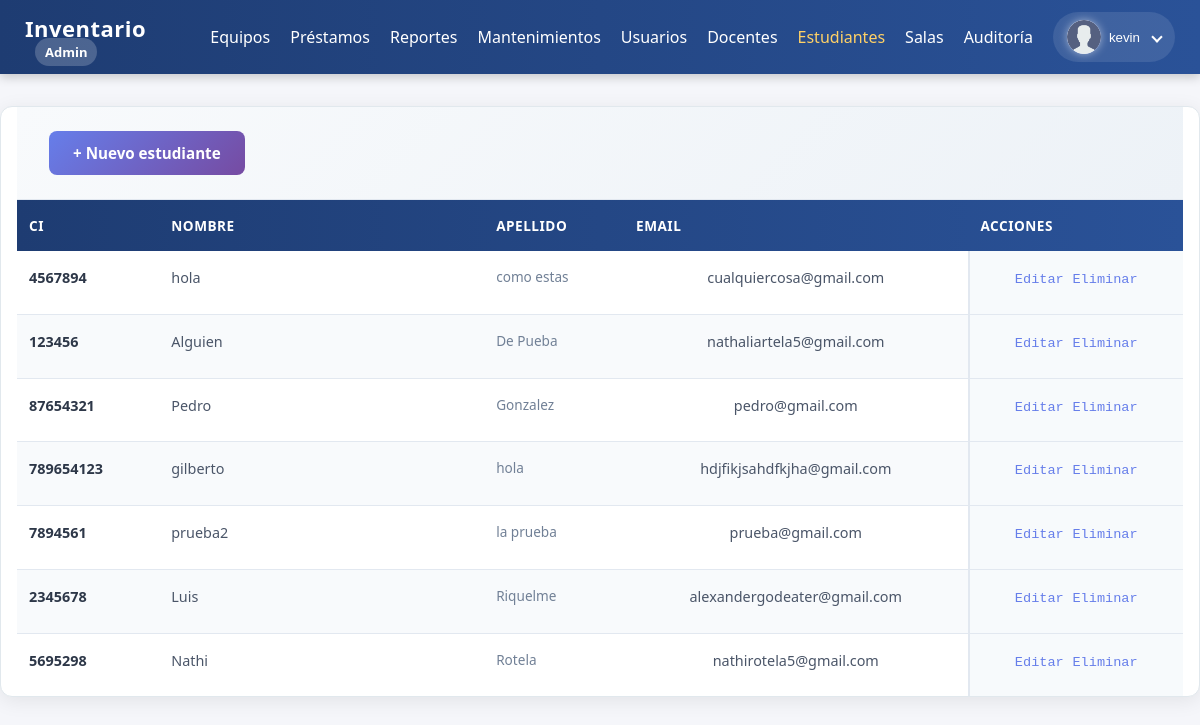
Page /public/estudiantes_listar.php (signed in) on the earlier database version.
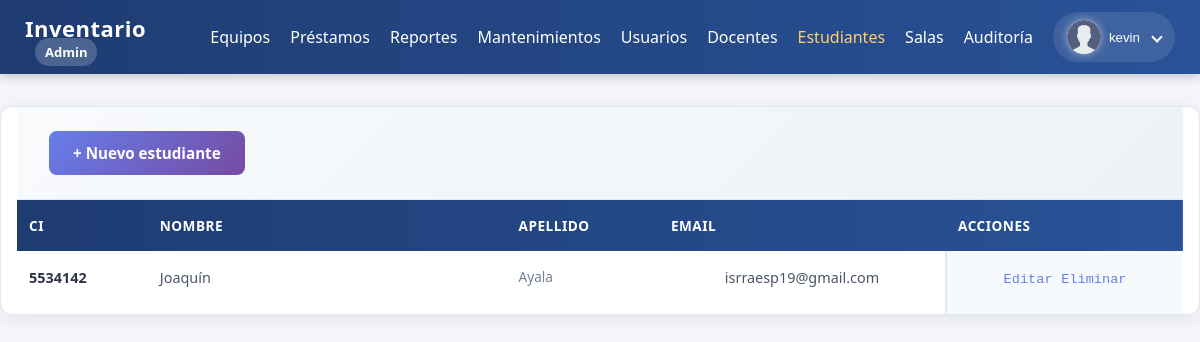
Same page on the later database version.
### tables this page shows
CREATE TABLE `estudiantes` (
  `id` int(11) NOT NULL,
  `ci` varchar(20) NOT NULL,
  `nombre` varchar(100) NOT NULL,
  `apellido` varchar(100) NOT NULL,
  `email` varchar(150) NOT NULL,
  `password_hash` varchar(255) NOT NULL,
  `creado_en` timestamp NOT NULL DEFAULT current_timestamp()
);

### init.php (called while the page is built, shortened)
<?php
function user()
{
  return $_SESSION['user'] ?? null;
}

### public/estudiantes_listar.php (the view, shortened to what this page needs)
<?php
require __DIR__ . '/../init.php';
$stmt = $mysqli->query("SELECT id, ci, nombre, apellido, email FROM estudiantes ORDER BY apellido, nombre");
$rows = $stmt->fetch_all(MYSQLI_ASSOC);
?>
<head>
    <link rel="stylesheet" href="../css/tabla_estudiantes_listar.css">
</head>
 <?php
  include __DIR__ . '/navbar.php';
  ?>
<div class="container">
    <div class="actions">
        <a class="btn" href="/inventario_uni/public/estudiantes_registro.php">+ Nuevo estudiante</a>
    </div>
    <table>
        <thead>
            <tr>
                <th>CI</th>
                <th>Nombre</th>
                <th>Apellido</th>
                <th>Email</th>
                <th>Acciones</th>
            </tr>
        </thead>
        <tbody>
            <?php if (!$rows): ?>
                <tr>
                    <td colspan="5">No hay estudiantes registrados.</td>
                </tr>
            <?php else: ?>
                <?php foreach ($rows as $r): ?>
                    <tr>
                        <td data-label="CI"><?= htmlspecialchars($r['ci']) ?></td>
                        <td data-label="Nombre"><?= htmlspecialchars($r['nombre']) ?></td>
                        <td data-label="Apellido"><?= htmlspecialchars($r['apellido']) ?></td>
                        <td data-label="Email"><?= htmlspecialchars($r['email']) ?></td>
                        <td data-label="Acciones">
                            <a class="btn btn-sm" href="/inventario_uni/public/estudiantes_editar_form.php?id=<?= $r['id'] ?>">Editar</a>
                            <a class="btn btn-sm btn-danger"
                                href="/inventario_uni/public/estudiantes_eliminar.php?id=<?= $r['id'] ?>"
                                onclick="return confirm('¿Seguro que deseas eliminar este estudiante?');">
                                Eliminar
                            </a>
                        </td>
                    </tr>
                <?php endforeach; ?>
            <?php endif; ?>
        </tbody>
    </table>
</div>

### public/navbar.php (shortened to what this page needs)
<?php
if (!isset($rol)) {
    $rol = user()['rol'];
}
function isActive($currentPage, $targetPage)
{
    return basename($_SERVER['PHP_SELF']) === $targetPage ? 'active' : '';
}
$currentPage = basename($_SERVER['PHP_SELF']);
?>
<!DOCTYPE html>
<html lang="es">
<head>
</head>
<body>
    <nav class="navbar">
        <div class="nav-container">
            <div class="nav-brand">
                <a href="/inventario_uni/" class="brand-link">Inventario</a>
                <span class="badge"><?= htmlspecialchars($rol) ?></span>
            </div>
            <ul class="nav-menu" id="nav-menu">
                <li class="nav-item"><a href="/inventario_uni/public/equipos_index.php" class="nav-link <?= isActive($currentPage, 'equipos_index.php') ?>">Equipos</a></li>
                <li class="nav-item"><a href="/inventario_uni/public/prestamos_index.php" class="nav-link <?= isActive($currentPage, 'prestamos_index.php') ?>">Préstamos</a></li>
                <?php if ($rol === 'admin'): ?>
                    <li class="nav-item"><a href="/inventario_uni/public/reportes.php" class="nav-link <?= isActive($currentPage, 'reportes.php') ?>">Reportes</a></li>
                    <li class="nav-item"><a href="/inventario_uni/public/mantenimientos.php" class="nav-link <?= isActive($currentPage, 'mantenimientos.php') ?>">Mantenimientos</a></li>
                    <li class="nav-item"><a href="/inventario_uni/public/usuarios_index.php" class="nav-link <?= isActive($currentPage, 'usuarios_index.php') ?>">Usuarios</a></li>
                <?php endif; ?>
                <li class="nav-item"><a href="/inventario_uni/public/docentes_listar.php" class="nav-link <?= isActive($currentPage, 'docentes_listar.php') ?>">Docentes</a></li>
                <li class="nav-item"><a href="/inventario_uni/public/estudiantes_listar.php" class="nav-link <?= isActive($currentPage, 'estudiantes_listar.php') ?>">Estudiantes</a></li>
                <?php if ($rol === 'admin'): ?>
                    <li class="nav-item"><a href="/inventario_uni/public/salas.php" class="nav-link <?= isActive($currentPage, 'salas.php') ?>">Salas</a></li>
                    <li class="nav-item"><a href="/inventario_uni/public/auditoria.php" class="nav-link <?= isActive($currentPage, 'auditoria.php') ?>">Auditoría</a></li>
                <?php endif; ?>
                <li class="nav-item nav-user">
                    <div class="user-dropdown">
                        <button class="user-btn">
                            <img src="/inventario_uni/img/user-icon.png" alt="Usuario" class="user-icon">
                            <span><?= htmlspecialchars(user()['nombre']) ?></span>
                            <i class="arrow"></i>
                        </button>
                    </div>
                </li>
            </ul>
        </div>
    </nav>
</body>
</html>

### css/tabla_estudiantes_listar.css (style rules this page uses)
.container { max-width: 1400px; margin: 2rem auto; padding: 0 1rem; background: white; border-radius: 12px; box-shadow: 0 4px 20px rgba(0, 0, 0, 0.08); border: 1px solid #e1e8ed; overflow: hidden; }
.actions { background: linear-gradient(135deg, #f8fafc 0%, #edf2f7 100%); padding: 1.5rem 2rem; border-bottom: 1px solid #e2e8f0; display: flex; justify-content: space-between; align-items: center; gap: 1rem; }
.actions .btn { background: linear-gradient(135deg, #667eea 0%, #764ba2 100%); color: white; text-decoration: none; padding: 0.75rem 1.5rem; border-radius: 8px; font-weight: 600; font-size: 0.95rem; transition: all 0.3s ease; display: inline-flex; align-items: center; gap: 0.5rem; border: none; cursor: pointer; }
table { width: 100%; border-collapse: collapse; font-size: 0.9rem; }
thead { background: linear-gradient(90deg, #1e3c72, #2a5298); color: #fff; }
th { color: white; padding: 1rem 0.75rem; text-align: left; font-weight: 600; font-size: 0.85rem; text-transform: uppercase; letter-spacing: 0.5px; white-space: nowrap; }
td { padding: 1rem 0.75rem; border-bottom: 1px solid #e2e8f0; color: #4a5568; vertical-align: top; line-height: 1.5; }
tbody tr:last-child td { border-bottom: none; }
.badge { padding: 0.3rem 0.75rem; border-radius: 12px; font-size: 0.8rem; font-weight: 600; text-transform: capitalize; white-space: nowrap; }
td a { color: #667eea; text-decoration: none; font-weight: 500; font-size: 0.85rem; transition: all 0.3s ease; display: inline-block; margin-bottom: 0.25rem; padding: 0.2rem 0; }
td:last-child { font-family: 'Courier New', monospace; background: #f7fafc; border-left: 2px solid #e2e8f0; }
td:nth-child(1) { font-weight: 600; color: #2d3748; }
td:nth-child(2) { min-width: 200px; }
td:nth-child(3) { color: #718096; font-size: 0.85rem; }
td:nth-child(4) { text-align: center; }
td:nth-child(5) { text-align: center; font-weight: 600; }
.container { animation: slideIn 0.6s ease-out; }
tbody tr { transition: all 0.2s ease; }
td:last-child { position: relative; }
tbody tr:nth-child(even) { background: #f8fafc; }

### public/navbar.php (style rules this page uses)
body { margin: 0; font-family: 'Segoe UI', Roboto, sans-serif; background-color: #f5f6fa; }
.navbar { background: linear-gradient(90deg, #1e3c72, #2a5298); color: #fff; padding: 12px 25px; display: flex; justify-content: center; box-shadow: 0 3px 10px rgba(0, 0, 0, 0.2); }
.nav-container { width: 100%; max-width: 1200px; display: flex; align-items: center; justify-content: space-between; }
.nav-brand a { color: #fff; text-decoration: none; font-size: 22px; font-weight: 600; letter-spacing: 0.5px; }
.badge { background: rgba(255, 255, 255, 0.2); color: #fff; padding: 5px 10px; border-radius: 20px; font-size: 13px; margin-left: 10px; }
.nav-menu { list-style: none; display: flex; align-items: center; gap: 20px; margin: 0; }
.nav-item a { text-decoration: none; color: #fff; font-weight: 500; transition: color 0.3s, transform 0.2s; }
.nav-item a:hover, .nav-item a.active { color: #ffd166; transform: scale(1.05); }
.nav-user { position: relative; }
.user-dropdown { position: relative; }
.user-btn { background: rgba(255, 255, 255, 0.1); border: none; border-radius: 25px; display: flex; align-items: center; gap: 8px; color: #fff; cursor: pointer; padding: 8px 14px; transition: background 0.3s; }
.user-icon { width: 34px; height: 34px; border-radius: 50%; background: radial-gradient(circle at top left, #ffffff, #cfd9ff); box-shadow: 0 0 8px rgba(255, 255, 255, 0.5); transition: transform 0.3s ease, box-shadow 0.3s ease; }
.arrow { border: solid #fff; border-width: 0 2px 2px 0; padding: 3px; transform: rotate(45deg); margin-left: 5px; }

Differences in the rows shown:
removed estudiantes: ci "4567894", nombre "hola", apellido "como estas", email "cualquiercosa@gmail.com"
removed estudiantes: ci "123456", nombre "Alguien", apellido "De Pueba", email "nathaliartela5@gmail.com"
removed estudiantes: ci "87654321", nombre "Pedro", apellido "Gonzalez", email "pedro@gmail.com"
removed estudiantes: ci "789654123", nombre "gilberto", apellido "hola", email "hdjfikjsahdfkjha@gmail.com"
removed estudiantes: ci "7894561", nombre "prueba2", apellido "la prueba", email "prueba@gmail.com"
removed estudiantes: ci "2345678", nombre "Luis", apellido "Riquelme", email "alexandergodeater@gmail.com"
removed estudiantes: ci "5695298", nombre "Nathi", apellido "Rotela", email "nathirotela5@gmail.com"
added estudiantes: ci "5534142", nombre "Joaquín", apellido "Ayala", email "isrraesp19@gmail.com"
